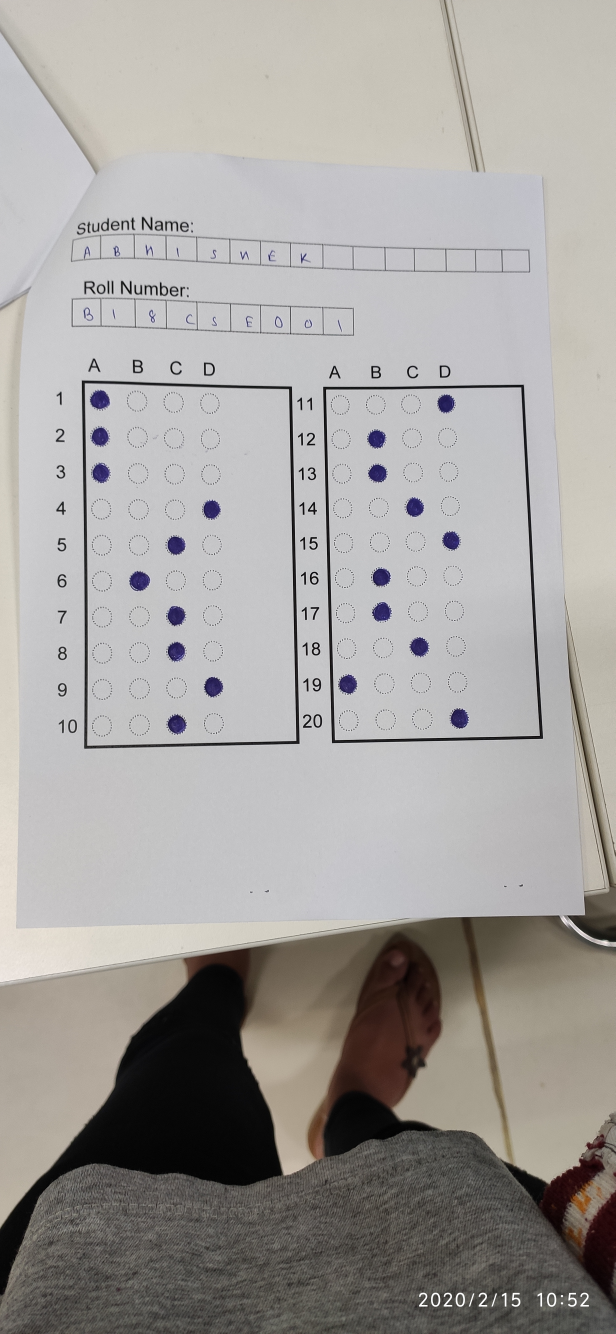
#> input picture codes/get_perspective/image_1.jpg, 1846 x 4000 px (shown at 1/3 size)
$ python hull.py get_perspective/image_1.jpg   (older library calls are emulated)
#> lines starting #> are read from the running program, lines starting #| are printed output that depends on the picture; after the words box and inside, x2 and y2 are one past the last pixel; in counts of white or black regions, pixels touching at a corner belong together
import cv2
import numpy as np
import sys

if __name__ == "__main__":
    if(len(sys.argv)) < 2:
        file_path = "sample.png"
    else:
        file_path = sys.argv[1]

    # read image
    src = cv2.imread(file_path, 1)
#> src is the input picture: shape (4000, 1846, 3); mean B, G, R 158.4, 161.2, 164.1
    src2 = cv2.imread(file_path, 1)
    # show source image
    # cv2.imshow("Source", src)

    # convert image to gray scale
    gray = cv2.cvtColor(src, cv2.COLOR_BGR2GRAY)
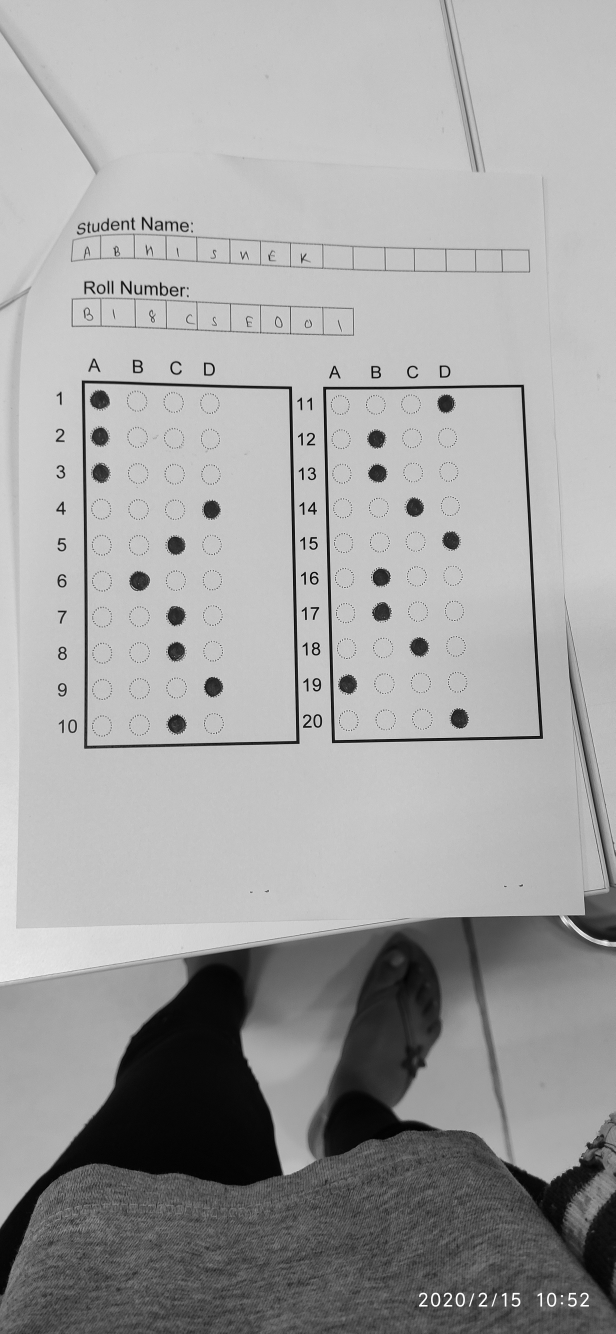
#> gray: shape (4000, 1846) (shown at 1/3 size); min 0, max 255, mean 161.7

    # blur the image
    blur = cv2.blur(gray, (10, 10))

    # binary thresholding of the image
    ret, thresh = cv2.threshold(blur, 200, 255, cv2.THRESH_BINARY)
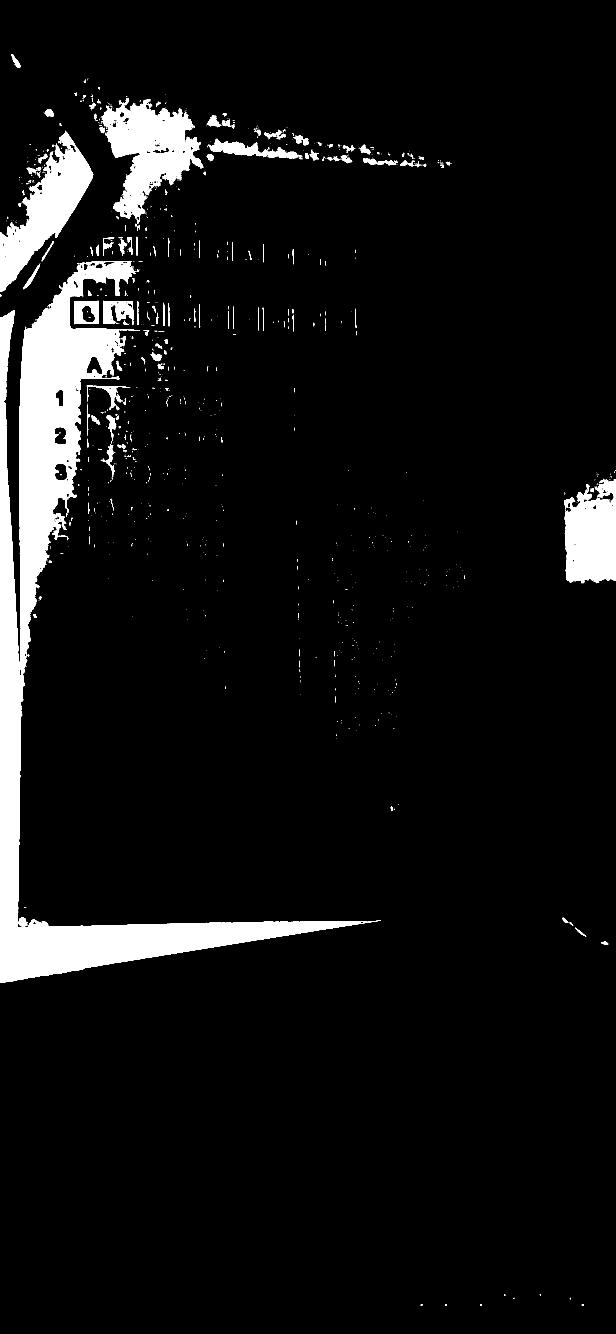
#> thresh: shape (4000, 1846) (shown at 1/3 size); 6.8% white; 1246 white regions (1068 under 20 px)

    # find contours
    # im2, contours, hierarchy = cv2.findContours(thresh, cv2.RETR_TREE, \
    #         cv2.CHAIN_APPROX_SIMPLE)

    contours, hierarchy = cv2.findContours(thresh, cv2.RETR_TREE, cv2.CHAIN_APPROX_SIMPLE)
#> contours = 1830 contours, 1634 with area under 20; largest, box (x1, y1, x2, y2) and area: (0, 783, 1143, 2949) 327510, (303, 294, 611, 672) 53959, (0, 392, 280, 876) 48516, (1693, 1436, 1846, 1750) 37454, (627, 421, 895, 476) 5710
    drawing = np.zeros((thresh.shape[0], thresh.shape[1], 3), np.uint8)
    color_contours = (0, 255, 0) # color for contours
    color = (255, 255, 255) # color for convex hull

    # create hull array for convexHull points
    hull = []

    # calculate points for each contour
    for i in range(len(contours)):
        hull.append(cv2.convexHull(contours[i], False))
        cv2.drawContours(drawing, contours, i, color_contours, 2, 8, hierarchy)
        # draw convex hull
        cv2.drawContours(drawing, hull, i, color, 2, 8)
        if((cv2.contourArea(contours[i]))>5000):
            print("yes")
            cv2.drawContours(src2, contours,  i, (255,0,0), 2)
            cv2.imwrite('src22.png',src2)
#> this loop made 1830 passes
#| yes
#| yes
#| yes
#| yes
#| yes
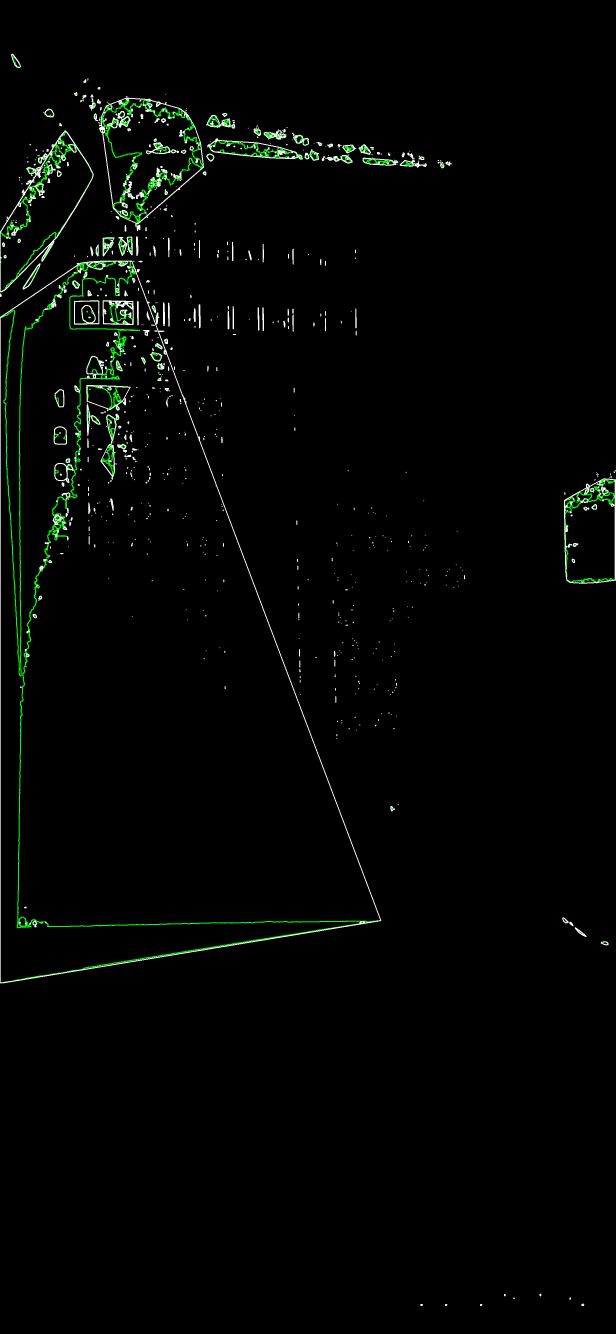
#> drawing: shape (4000, 1846, 3) (shown at 1/3 size); mean B, G, R 2.9, 4.9, 2.9
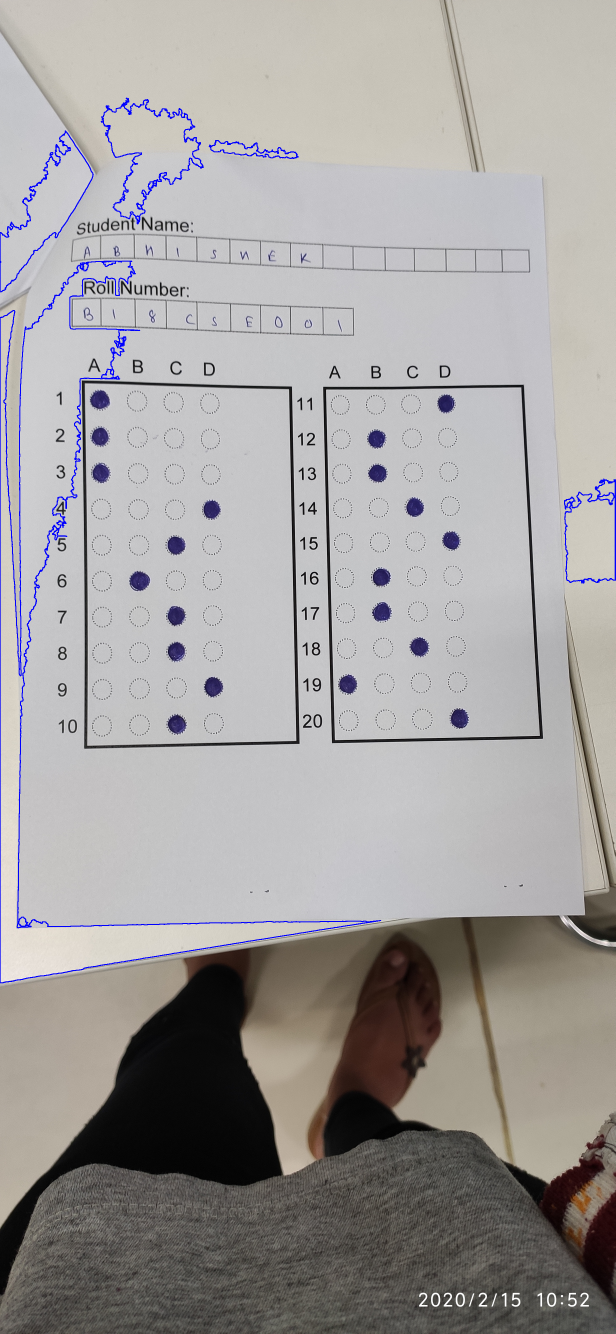
#> src2: shape (4000, 1846, 3) (shown at 1/3 size); mean B, G, R 158.8, 159.6, 162.5
#> after the loop, hull = 1830 contours, 1594 with area under 20; largest, box (x1, y1, x2, y2) and area: (0, 783, 1143, 2949) 1606739, (303, 294, 611, 672) 82260, (0, 392, 280, 876) 59939, (1693, 1436, 1846, 1750) 42825, (627, 421, 895, 476) 9066
        #     # cv2.drawContours(drawing, contours[i], i, color_contours, 2, 8, hierarchy)
        #     # # draw convex hull
        #     # cv2.drawContours(drawing, hull[i], i, color, 2, 8)
        #     print(cv2.contourArea(contours[i]))
        # print("yes")
        #     print(hull[i])


        # mask = np.zeros_like(src) # Create mask where white is what we want, black otherwise
        # cv2.drawContours(mask, contours, i, 255, -1) # Draw filled contour in mask
        # out = np.zeros_like(src) # Extract out the object and place into output image
        # out[mask == 255] = src[mask == 255]
        #
        # # Now crop
        # (y, x) = np.where(mask == 255)
        # (topy, topx) = (np.min(y), np.min(x))
        # (bottomy, bottomx) = (np.max(y), np.max(x))
        # out = out[topy:bottomy+1, topx:bottomx+1]
        #
        # # Show the output image
        # cv2.imwrite('Output.png', out)

    # contour_list = []
    # for contour in contours:
    #     # approximte for circles
    #     approx = cv2.approxPolyDP(contour,0.01*cv2.arcLength(contour,True),True)
    #     area = cv2.contourArea(contour)
    #     if ((len(approx) > 8) & (area > 30) ):
    #         contour_list.append(contour)
    #
    # # Draw contours on the original image
    # cv2.drawContours(src, contour_list,  -1, (255,0,0), 2)
    #
    #
    # # there is an outer boundary and inner boundary for each eadge, so contours double
    # print('Number of found circles: {}'.format(int(len(contour_list)/2)))
    #
    # #Displaying the results
    # # cv2.imshow('Objects Detected', clone)
    # cv2.imwrite("Treshed.png", gray_threshed)


    # create an empty black image

    # draw contours and hull points
    # for i in range(len(contours)):
    #
    #     # draw contours
    #     cv2.drawContours(drawing, contours, i, color_contours, 2, 8, hierarchy)
    #     # draw convex hull
    #     cv2.drawContours(drawing, hull, i, color, 2, 8)

    cv2.imwrite("Output.png", drawing)
    # cv2.imwrite(cropped_dir_path+str(idx) + '.png', new_img)

    cv2.waitKey(0)
    cv2.destroyAllWindows()

$ run again, on codes/image-difference/image.png
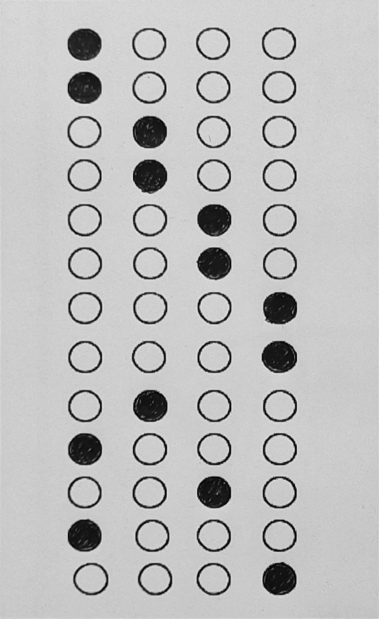
#> input picture codes/image-difference/image.png, 758 x 1238 px (shown at 1/2 size)
#> src is the input picture: shape (1238, 758, 3); min 0, max 232, mean 190.3
#> `ret, thresh = cv2.threshold(blur, 200, 255, cv2.THRESH_BINARY)`:
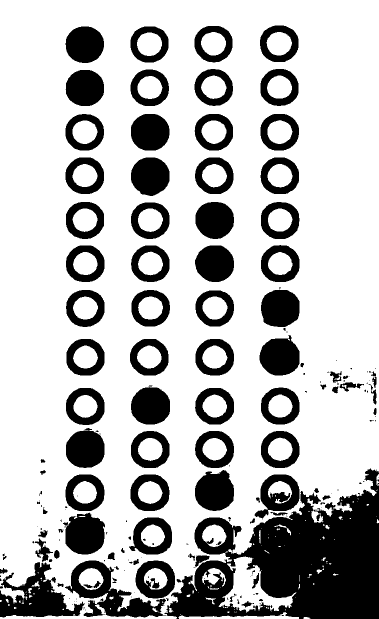
#> thresh: shape (1238, 758) (shown at 1/2 size); 73.6% white; 199 black regions (99 under 20 px)
#> contours = 350 contours, 184 with area under 20; largest, box (x1, y1, x2, y2) and area: (0, 0, 758, 1238) 846284, (129, 1120, 333, 1236) 10485, (437, 1113, 593, 1225) 6820, (125, 1024, 211, 1110) 5438, (508, 948, 600, 1038) 5248
#> the loop `for i in range(len(contours)):` made 350 passes
#| yes
#| yes
#| yes
#| yes
#| yes
#> (further printed lines are left out)
#> after the loop `for i in range(len(contours)):`:
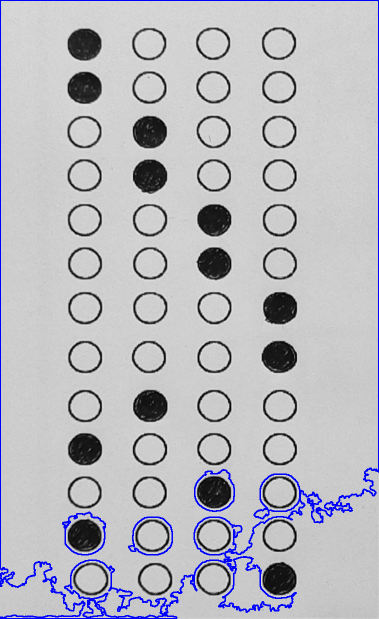
#> src2: shape (1238, 758, 3) (shown at 1/2 size); 2.61% of pixels changed, all inside (x1, y1, x2, y2) = (0, 0, 758, 1238)
#> after the loop `for i in range(len(contours)):`: hull = 350 contours, 177 with area under 20; largest, box (x1, y1, x2, y2) and area: (0, 0, 758, 1238) 885835, (129, 1120, 333, 1236) 16044, (437, 1113, 593, 1225) 11986, (508, 948, 600, 1038) 5947, (125, 1024, 211, 1110) 5774

$ run again, on codes/image-difference/ref.png
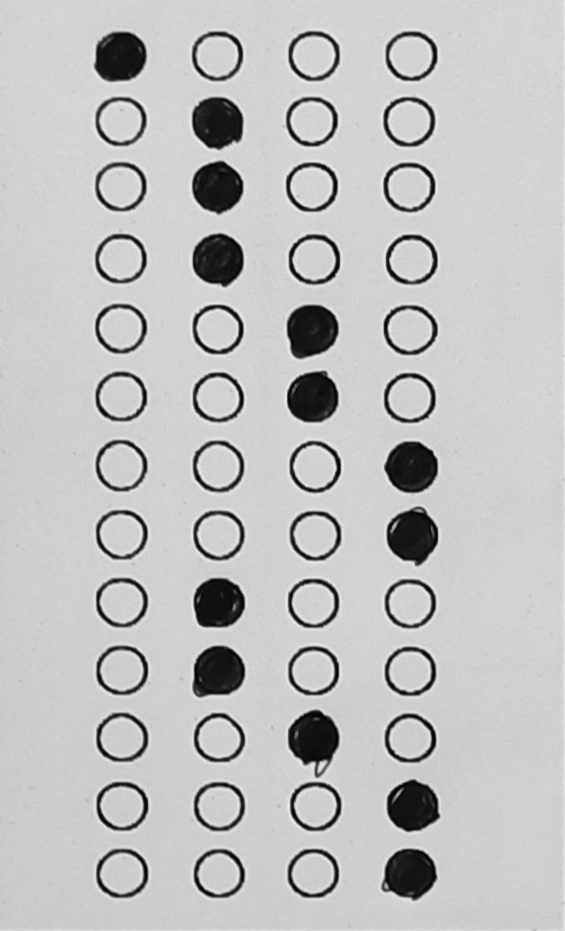
#> input picture codes/image-difference/ref.png, 565 x 931 px
#> src is the input picture: shape (931, 565, 3); min 0, max 238, mean 191.3
#> `ret, thresh = cv2.threshold(blur, 200, 255, cv2.THRESH_BINARY)`:
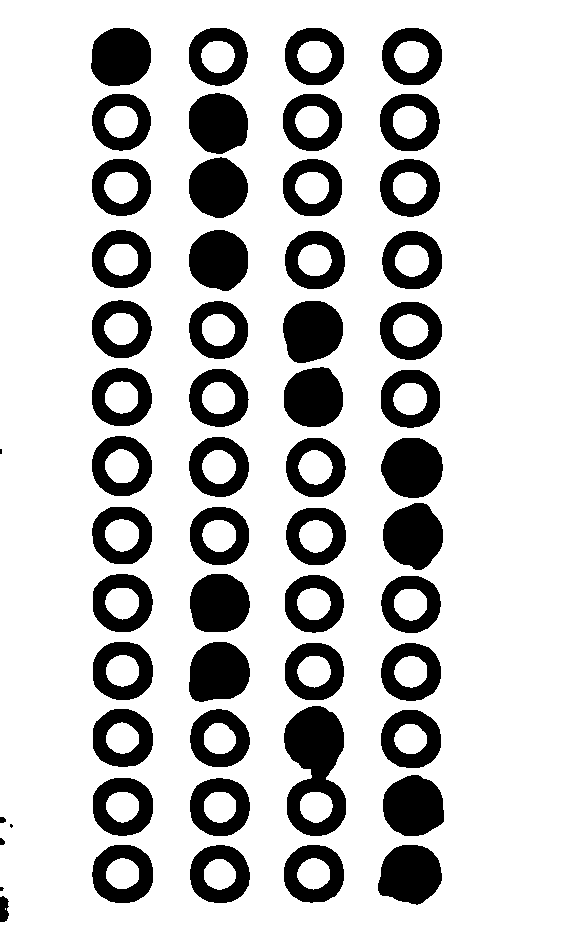
#> thresh: shape (931, 565); 78.3% white; 57 black regions (3 under 20 px)
#> contours = 93 contours, 2 with area under 20; largest, box (x1, y1, x2, y2) and area: (0, 0, 565, 931) 524230, (283, 705, 347, 837) 6138, (382, 502, 444, 571) 3091, (282, 300, 344, 364) 3063, (377, 844, 443, 906) 3044
#> the loop `for i in range(len(contours)):` made 93 passes
#| yes
#| yes
#> after the loop `for i in range(len(contours)):`:
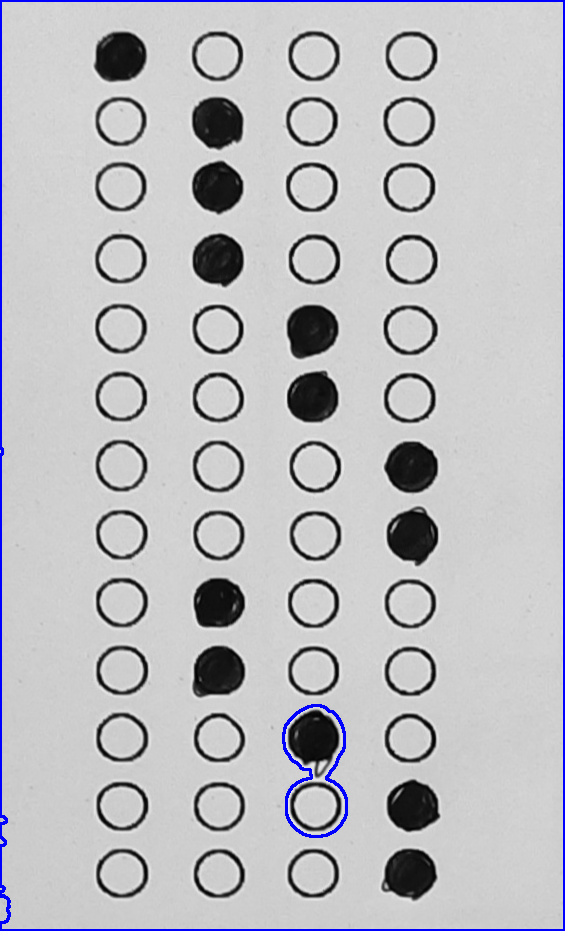
#> src2: shape (931, 565, 3); 1.41% of pixels changed, all inside (x1, y1, x2, y2) = (0, 0, 565, 931)
#> after the loop `for i in range(len(contours)):`: hull = 93 contours, 2 with area under 20; largest, box (x1, y1, x2, y2) and area: (0, 0, 565, 931) 524520, (283, 705, 347, 837) 7179, (382, 502, 444, 571) 3154, (377, 844, 443, 906) 3114, (282, 300, 344, 364) 3109
